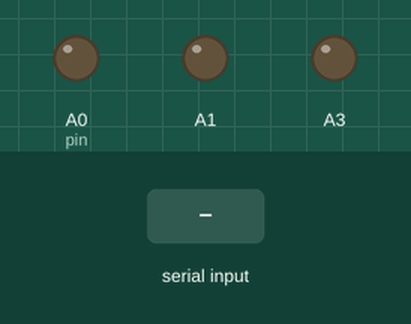
Bench run of a sketch on a simulated Arduino Nano, built with avr-gcc and run on an emulated ATmega328P. Shown: output pins drawn as LEDs (lit = HIGH). The test bench sets the inputs (shaded band).

Above: at 2.7 s.
2.8 s: byte 52 ('4') received over Serial
At 4.0 s:
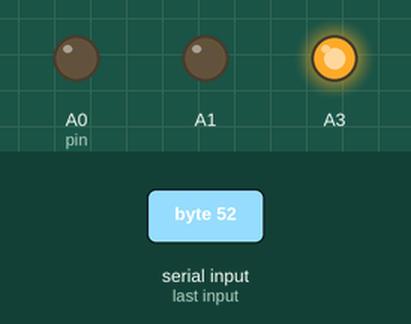
4.3 s: "1" received over Serial
At 5.3 s:
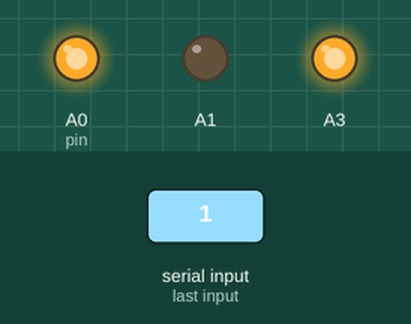
5.8 s: byte 82 ('R') received over Serial
At 6.4 s:
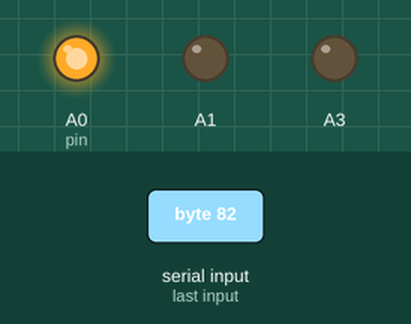
7.3 s: "2" received over Serial
At 7.6 s:
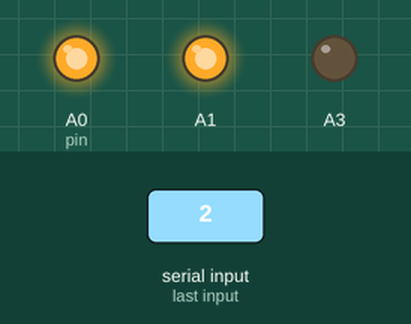
8.8 s: "Q" received over Serial
At 9.9 s:
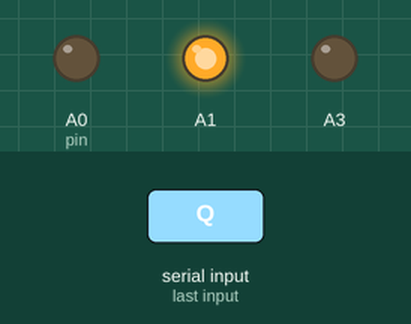
Timing chart, 0 to 11.3 s (numbered marks = the images above; inputs shaded):
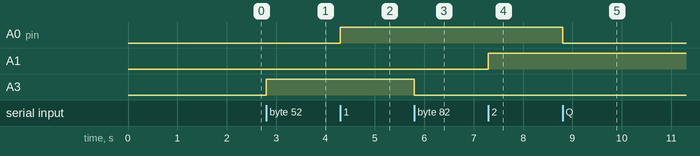

Measured:
- after the input at 2.8 s, A3: LOW → HIGH at once
- after the input at 4.3 s, A0 (pin): LOW → HIGH at once
- after the input at 5.8 s, A3: HIGH → LOW at once
- after the input at 7.3 s, A1: LOW → HIGH at once
- after the input at 8.8 s, A0 (pin): HIGH → LOW at once

The sketch:

dlparduino.ino
```cpp
// (licence header left out)
const int ledPin = 13; // the pin that the LED is attached to
char in; //incomming byte

struct channel_s
{
    int pin;
    int analog;
};

// Array to have association between channel number and pin number
// current pinout is for arduino nano : uses A0-A7 pins + 2 and 3
// A6 and A7 pins are input-only (on arduino nano board) so should be externally connected to 3 and 2 repectively to provides digital in/out function
const struct channel_s channels[8] =
{
    {
        .pin = A0,
        .analog = A0
    }
    , {
        .pin = A1,
        .analog = A1
    }
    , {
        .pin = A2,
        .analog = A2
    }
    , {
        .pin = A3,
        .analog = A3
    }
    , {
        .pin = A4,
        .analog = A4
    }
    , {
        .pin = A5,
        .analog = A5
    }
    , {
        .pin = 3,
        .analog = A6
    }
    , {
        .pin = 2,
        .analog = A7
    }
};

// Configure the pin as a digital output and set the ping level
void digitalout( const struct channel_s chan, const char val )
{
    pinMode( chan.pin, OUTPUT );
    digitalWrite( chan.pin, val );
}

// Configure the pin as digital input, read the level and send it to the uart
void digitalin( const struct channel_s chan )
{
    pinMode( chan.pin, INPUT );
    int val = digitalRead( chan.pin );
    Serial.print( val );
}

// Configure the pin as analog input, read the value and sent it to the uart
void analogin( const struct channel_s chan )
{
    pinMode( chan.pin, INPUT );
    int ana_in = analogRead( chan.analog );
    // map it to centivolts:
    int ana_in_v = map( ana_in, 0, 1023, 0, 500 );
    Serial.print( ana_in_v );
}

void setup()
{
    Serial.begin( 115200 );
    // initialize the LED pin as an output:
    //pinMode( ledPin, OUTPUT );
    analogReference( DEFAULT );
}

void loop()
{
    if( Serial.available() > 0 )
    {
        int channel = -1;
        // read the oldest byte in the serial buffer:
        in = Serial.read();
        // which channel [1 to 8]?
        switch( in )
        {
            case '1':
            case 'Q':
            case 'A':
            case 'Z':
                channel = 1;
                break;
            case '2':
            case 'W':
            case 'S':
            case 'X':
                channel = 2;
                break;
            case '3':
            case 'E':
            case 'D':
            case 'C':
                channel = 3;
                break;
            case '4':
            case 'R':
            case 'F':
            case 'V':
                channel = 4;
                break;
            case '5':
            case 'T':
            case 'G':
            case 'B':
                channel = 5;
                break;
            case '6':
            case 'Y':
            case 'H':
            case 'N':
                channel = 6;
                break;
            case '7':
            case 'U':
            case 'J':
            case 'M':
                channel = 7;
                break;
            case '8':
            case 'I':
            case 'K':
            case ',':
                channel = 8;
                break;
            default:
                channel = -1;
                break;
        }
        // which operation ?
        if( channel > 0 )
        {
            switch( in )
            {
                    // DigitalOut HIGH
                case '1':
                case '2':
                case '3':
                case '4':
                case '5':
                case '6':
                case '7':
                case '8':
                    digitalout( channels[channel - 1], HIGH );
                    break;
                    // DigitalOut LOW
                case 'Q':
                case 'W':
                case 'E':
                case 'R':
                case 'T':
                case 'Y':
                case 'U':
                case 'I':
                    digitalout( channels[channel - 1], LOW );
                    break;
                    // Digital IN
                case 'A':
                case 'S':
                case 'D':
                case 'F':
                case 'G':
                case 'H':
                case 'J':
                case 'K':
                    digitalin( channels[channel - 1] );
                    break;
                    // Analog IN
                case 'Z':
                case 'X':
                case 'C':
                case 'V':
                case 'B':
                case 'N':
                case 'M':
                case ',':
                    analogin( channels[channel - 1] );
                    break;
                default:
                    break;
            }
        }
    }
}
```
